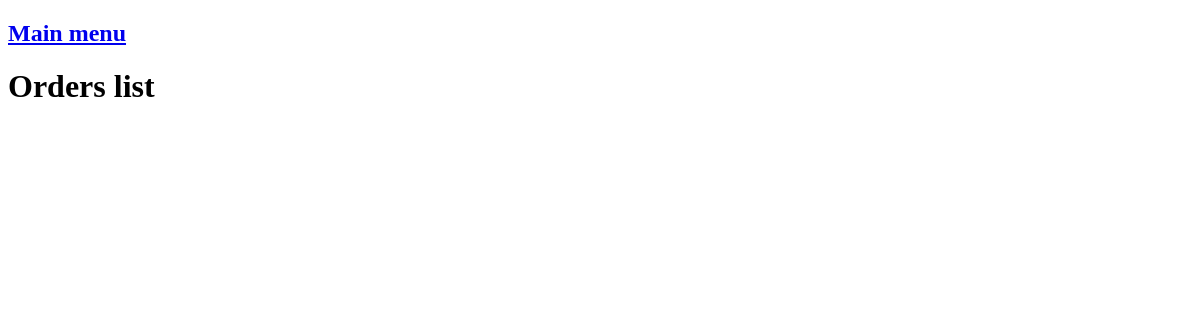
The page /order_list on the database as committed earlier.
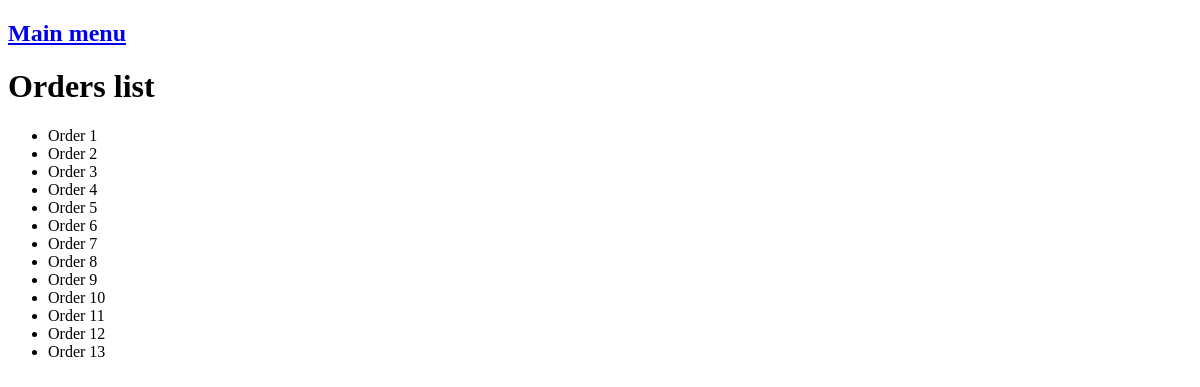
The same page on the database as committed later.
### order_creator/models.py (models this page shows)
class Order(models.Model):
    client = models.ForeignKey(Client, on_delete=models.CASCADE, related_name="orders")
    dealership = models.ForeignKey(
        Dealership, on_delete=models.CASCADE, related_name="orders"
    )
    is_paid = models.BooleanField(default=False)
    def __str__(self):
        return f"Order {self.id}"

### order_creator/views.py (the view)
# urls.py: path("order_list", order_list, name="order_list"),
def order_list(request):
    orders = Order.objects.all()
    return render(request, "list.html", {"elements": orders, "list_name": "Orders"})

### templates/list.html (shortened to what this page needs)
<!doctype html>
<html lang="en">
<head>
</head>
<body>
<h2><a href="/">Main menu</a></h2>
<h1>{{list_name}} list</h1>
<ul>
    {% for element in elements%}
    <li>{{element}}</li>
    {% endfor %}
</ul>
</body>
</html>

Rows that differ between the two databases and show on the page:
added Order: id "Order 1"
added Order: id "Order 2"
added Order: id "Order 3"
added Order: id "Order 4"
added Order: id "Order 5"
added Order: id "Order 6"
added Order: id "Order 7"
added Order: id "Order 8"
added Order: id "Order 9"
added Order: id "Order 10"
added Order: id "Order 11"
added Order: id "Order 12"
added Order: id "Order 13"
